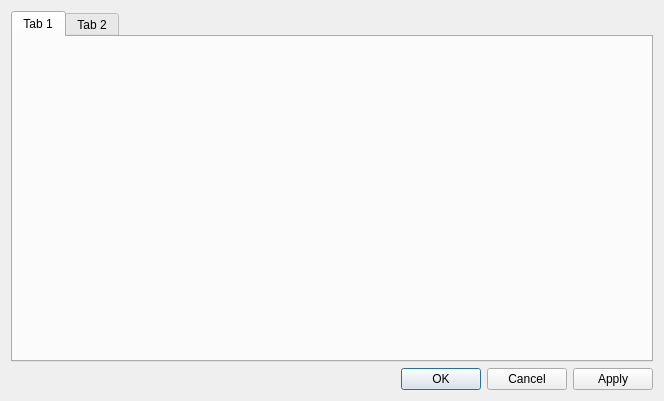
<?xml version="1.0" encoding="UTF-8"?>
<ui version="4.0">
 <class>Dialog</class>
 <widget class="QDialog" name="Dialog">
  <property name="geometry">
   <rect>
    <x>0</x>
    <y>0</y>
    <width>664</width>
    <height>401</height>
   </rect>
  </property>
  <property name="windowTitle">
   <string>Dialog</string>
  </property>
  <layout class="QVBoxLayout" name="verticalLayout">
   <item>
    <widget class="QTabWidget" name="tabWidget">
     <property name="currentIndex">
      <number>0</number>
     </property>
     <widget class="QWidget" name="tab">
      <attribute name="title">
       <string>Tab 1</string>
      </attribute>
     </widget>
     <widget class="QWidget" name="tab_2">
      <attribute name="title">
       <string>Tab 2</string>
      </attribute>
     </widget>
    </widget>
   </item>
   <item>
    <widget class="QDialogButtonBox" name="buttonBox">
     <property name="enabled">
      <bool>true</bool>
     </property>
     <property name="orientation">
      <enum>Qt::Horizontal</enum>
     </property>
     <property name="standardButtons">
      <set>QDialogButtonBox::Apply|QDialogButtonBox::Cancel|QDialogButtonBox::Ok</set>
     </property>
    </widget>
   </item>
  </layout>
 </widget>
 <resources/>
 <connections>
  <connection>
   <sender>buttonBox</sender>
   <signal>accepted()</signal>
   <receiver>Dialog</receiver>
   <slot>accept()</slot>
   <hints>
    <hint type="sourcelabel">
     <x>248</x>
     <y>254</y>
    </hint>
    <hint type="destinationlabel">
     <x>157</x>
     <y>274</y>
    </hint>
   </hints>
  </connection>
  <connection>
   <sender>buttonBox</sender>
   <signal>rejected()</signal>
   <receiver>Dialog</receiver>
   <slot>reject()</slot>
   <hints>
    <hint type="sourcelabel">
     <x>316</x>
     <y>260</y>
    </hint>
    <hint type="destinationlabel">
     <x>286</x>
     <y>274</y>
    </hint>
   </hints>
  </connection>
 </connections>
</ui>
